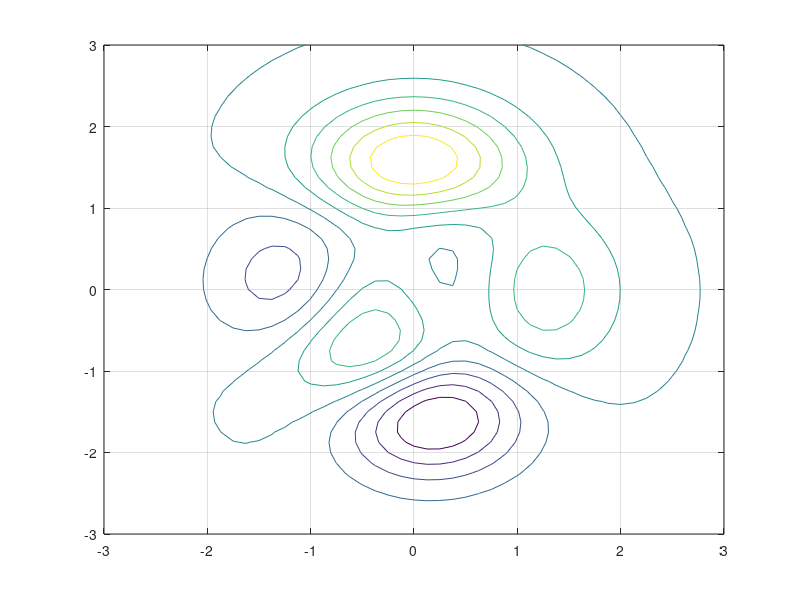

The MATLAB source for this figure:
function kontury
% wykres konturowy dla dowolnej funkcji powierzchniowej.
W=[1:-0.1:0 0.1:0.1:1];
[m,n]=size(W);
for k = 1:n
x = linspace(-2*pi,2*pi);
y = linspace(0,4*pi);
z = linspace(0,6*pi);
[X,Y,Z] = peaks;
Z=Z*W(k);
contour(X,Y,Z)
grid on;
M(k) = getframe;
end
movie(M,10,30);
disp('dalej? ENTER');pause;
close;
return
    %contour Contour plot.
    %contour(Z) is a contour plot of matrix Z treating the values in Z
    %as heights above a plane.  A contour plot are the level curves
    %of Z for some values V.  The values V are chosen automatically.
    %contour(X, Y, Z) X and Y specify the (x, y) coordinates of the
    %surface as for SURF. The X and Y data will be transposed or sorted
    %to bring it to MESHGRID form depending on the span of the first
    %row and column of X (to orient the data) and the order of the
    %first row of X and the first column of Y (to sorted the data). The
    %X and Y data must be consistently sorted in that if the first
    %element of a column of X is larger than the first element of
    %another column that all elements in the first column are larger
    %than the corresponding elements of the second. Similarly Y must be
    %consistently sorted along rows.
    %contour(Z, N) and contour(X, Y, Z, N) draw N contour lines,
    %overriding the automatic value.
    %contour(Z, V) and contour(X, Y, Z, V) draw LENGTH(V) contour lines
    %at the values specified in vector V.  Use contour(Z, [v, v]) or
    %contour(X, Y, Z, [v, v]) to compute a single contour at the level v.
    %contour(AX, ...) plots into AX instead of GCA.
    %[C, H] = contour(...) returns contour matrix C as described in
    %CONTOURC and a handle H to a contourgroup object.  This handle can
    %be used as input to CLABEL.
    %The contours are normally colored based on the current colormap
    %and are drawn as PATCH objects. You can override this behavior
    %with the syntax contour(..., LINESPEC) to draw the contours
    %with the color and linetype specified. See the help for PLOT
    %for more information about LINESPEC values.
    %The above inputs to contour can be followed by property/value
    %pairs to specify additional properties of the contour object.
    %Uses code by R. Pawlowicz to handle parametric surfaces and
    %inline contour labels.
    %Example:
    %   [c, h] = contour(peaks); clabel(c, h); colorbar;
 